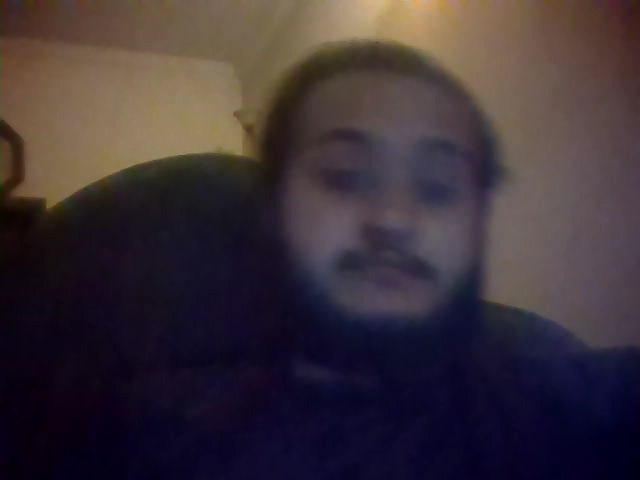
#> input picture FZKmwbkp.png, 640 x 480 px
$ python -i eyeTracker.py   (imports and definitions only)
#> lines starting #> are read from the running program, lines starting #| are printed output that depends on the picture
### et.py
import cv2

class ET:
    def __init__(self, faceCascadePath, eyeCascadePath):
        self.faceCascade = cv2.CascadeClassifier(faceCascadePath)
        self.eyeCascade = cv2.CascadeClassifier(eyeCascadePath)

    def track(self, image):
        faceRects = self.faceCascade.detectMultiScale(image,
        scaleFactor = 1.1, minNeighbors = 5,
        minSize = (30, 30),
        flags = cv2.CASCADE_SCALE_IMAGE)
        rects_f = []
        rects_e = []

        for (fX, fY, fW, fH) in faceRects:
            faceROI = image[fY:fY + fH, fX:fX + fW]
            rects_f.append((fX, fY, fX + fW, fY + fH))

            eyeRects = self.eyeCascade.detectMultiScale(faceROI,
            scaleFactor = 1.1, minNeighbors = 10,
            minSize = (20, 20),
            flags = cv2.CASCADE_SCALE_IMAGE)

            for (eX, eY, eW, eH) in eyeRects:
                rects_e.append(
                (fX + eX, fY + eY, fX + eX + eW, fY + eY + eH))

        return rects_f, rects_e

### eyeTracker.py
# USAGE
# python eyetracking.py --face cascades/haarcascade_frontalface_default.xml --eye cascades/haarcascade_eye.xml --video video/adrian_eyes.mov
# python eyetracking.py --face cascades/haarcascade_frontalface_default.xml --eye cascades/haarcascade_eye.xml

# import the necessary packages
from et import ET
import imutils
import cv2
#import numpy as np #need if converting input for OTSU
import json

#replace parameters with file location of recognition libraries if different
et = ET("cascades/haarcascade_frontalface_default.xml", "cascades/haarcascade_eye.xml") #recognition libraries
# camera = cv2.VideoCapture(0) #initializes camera

calibrated = False
position = ""


# direction = ""

#function that identifies eye and resizes frame to only one eye
def resizeFrame(new_name):
	# grab the current frame
#> called with new_name = 'FZKmwbkp.png'
	filename = new_name

	#	 	frame = cv2.imread('C://Users//ajeel//Desktop//Faces//FZKmwbkp.png')
	frame = cv2.imread(filename)
#> frame is the input picture: shape (480, 640, 3); mean B, G, R 55.8, 49.4, 60.3
	# resize the frame and convert it to grayscale
	frame = imutils.resize(frame, width = 300)
#> frame: shape (225, 300, 3)
	gray = cv2.cvtColor(frame, cv2.COLOR_BGR2GRAY)
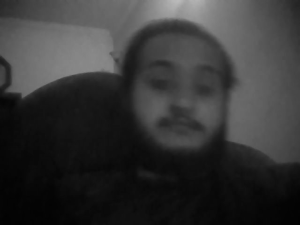
#> gray: shape (225, 300); min 2, max 186, mean 53.4

	# use tracking function to get the dimensions and locations of where to put the rectangles for eyes and face
	rects_f, rects_e = et.track(gray)
#> in track, `faceRects = self.faceCascade.detectMultiScale(image, scaleFactor = 1.1..`: faceRects = [[121, 40, 118, 118]]
#> the loop in track, `for (fX, fY, fW, fH) in faceRects:` made 1 pass
#> pass 1, in track, `faceROI = image[fY:fY + fH, fX:fX + fW]`:
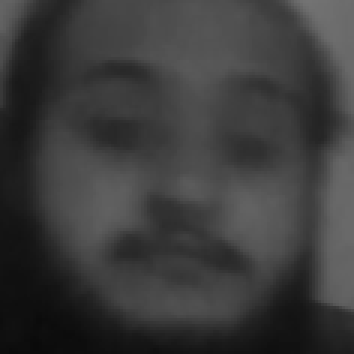
#> faceROI: shape (118, 118) (shown 3 times larger); min 10, max 115, mean 59.3
#> after the loop in track, `for (fX, fY, fW, fH) in faceRects:`: rects_e = []; rects_f = [(121, 40, 239, 158)]
#> rects_f = [(121, 40, 239, 158)]; rects_e = []


	# draw the face rectangles in the full sized camera view
	for r in rects_f:
		cv2.rectangle(frame, (r[0], r[1]), (r[2], r[3]), (0, 255, 0), 2)
#> this loop made 1 pass
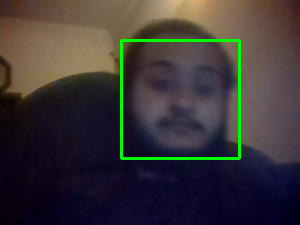
#> frame: shape (225, 300, 3); mean B, G, R 54.6, 53.6, 59
	#for r in rects_e:
		#cv2.rectangle(frame, (r[0], r[1]), (r[2], r[3]), (0, 255, 0), 2)
		#commented out drawing bounding box for eyes bc box showed up in frame when using rolling avg

	#makes a copy of the frame to manipulate and resize
	frameClone = frame.copy()

	eye1 = []
	#if it identifies and tracks eyes, collapse the box to only include the first eye
	# if there is an eye detected
	if len(rects_e) > 0:
		#try to use the second eye to avoid complications in switching eyes
		try:
			eye1 = rects_e[1]
		#if only one eye detected, rects_e[1] --> error --> use the first eye detected
		except:
			eye1 = rects_e[0]
		#toggle commenting out line below to bring back/take out rolling average
		eye1 = rolling_average(eye1, "eye") #rolling average makes the box smoother but runs into issues when "eye1" switches between right and left
		# if the height and width of the first eye is greater than 0 (aka exists)
		if eye1[3] > 0 and eye1[2] > 0:
			#resize frame to just the dimensions of eye tracking box
			#adding and subtracting percentage of frame reduce the frame to include as little area around the eye as possible
			ypercent = int((eye1[3] - eye1[1]) * .30)
			xpercent = int((eye1[2] - eye1[0]) * .17)
			frameClone = frameClone[eye1[1]+ypercent:eye1[3]-ypercent, eye1[0]+xpercent:eye1[2]-xpercent]

			width = int(frameClone.shape[1] * 2)
			height = int(frameClone.shape[0] * 2)
			dim = (width, height)
			# resize image
			frameClone = cv2.resize(frameClone, dim, interpolation=cv2.INTER_AREA)

	#otherwise show the whole face
	else:
		frameClone = []

	#continuously show entire frame in separate window
	# cv2.imshow("Whole camera", frame)
	#returns the frame cropped to only one eye

	return frameClone, eye1 #returns resized frame


recentsEye = []
recentsPupil = []
#takes in a list of integers (x, y, width, and height) and computes a rolling average for the previous 5 frames
# [90 lines left out: functions rolling_average, calculatePosition, not called in this run]


# indentifies and tracks pupil
def findPupil(new_name):
    # pupilDims="ajeel"
	#function that resizes frame from original to just one eye
	pupilDims=[0,0,0,0]
	eyeFrame, rect_e = resizeFrame(new_name)


	#maybe use value as a percentage of the highest so it adjusts for high and low light conditions
	#if an eye is detected, try to find the pupil
	if len(eyeFrame) > 0:
		#converts eye frame to grayscale and applies Gaussian blur to reduce noise
		gray_eye = cv2.cvtColor(eyeFrame, cv2.COLOR_BGR2GRAY)
		gray_eye = cv2.GaussianBlur(gray_eye, (15,15), 0) #(7,7) #(9,9) #(11,11)

		#gray_eye = cv2.Canny(gray_eye, 30, 150) #get rid of if not using OTSU

		rows, cols, _ = eyeFrame.shape

		#only identifies darkest parts of frame (trying to find pupil)
		#threshold = cv2.adaptiveThreshold(gray_eye, 255, cv2.ADAPTIVE_THRESH_GAUSSIAN_C, cv2.THRESH_BINARY_INV, 3, 2)  #good w blur (11, 11) or (9,9)
		#threshold = cv2.adaptiveThreshold(gray_eye, 255, cv2.ADAPTIVE_THRESH_GAUSSIAN_C, cv2.THRESH_BINARY_INV, 5, 1) #good w blur (13, 13)
		threshold = cv2.adaptiveThreshold(gray_eye, 255, cv2.ADAPTIVE_THRESH_GAUSSIAN_C, cv2.THRESH_BINARY_INV, 5, 2) #clear pupil but eyelid, blur (7,7), super noisy but good pupil blob w blur (15,15)
		#threshold = cv2.adaptiveThreshold(gray_eye, 255, cv2.ADAPTIVE_THRESH_GAUSSIAN_C, cv2.THRESH_BINARY_INV, 5, 3) # good, blur (11,11)
		#threshold = cv2.adaptiveThreshold(gray_eye,255,cv2.ADAPTIVE_THRESH_GAUSSIAN_C,cv2.THRESH_BINARY_INV,3,1) #higher threshhold, counts eyelid instead of pupil
		#threshold = cv2.threshold(gray_eye, 0, 255, cv2.THRESH_BINARY + cv2.THRESH_OTSU) #doesn't work w current gray_eye input type

		#finds the contours of the threshold
		contours, _ = cv2.findContours(threshold, cv2.RETR_TREE, cv2.CHAIN_APPROX_SIMPLE)

		#sorts the contours by area with largest area first
		contours = sorted(contours, key=lambda x: cv2.contourArea(x), reverse = True)

		'''
		#this code commented out determined the pupil from the contours based on the one closest to the ratio of width/height = 1
		#Which would mean a square-like shape (or circle-like shape)
		#but the contours didn't group well enough for it to work
		#get the dimensions for each contour and put them into cntDimensions[]
		cntDimensions = []
		for cnt in contours:
			#epsilon = 0.1 * cv2.arcLength(cnt, True)
			#approx = cv2.approxPolyDP(cnt, epsilon, True)
			x, y, w, h = cv2.boundingRect(cnt)
			cntDimensions.append([x,y,w,h])

			#only takes the contours w the top 3 biggest areas
			if len(cntDimensions) == 3:
				break

		#have to put in a try/except bc will give error (at ratios.index(min(ratios))) if no contours to make ratios with
		try:
			#get the ratios of width/height for each contour and add how far it is from 1 to ratios[]
			ratios = []
			for dim in cntDimensions:
				#ratio = width of contour bounding box/height of contour bounding box
				ratio = dim[2]/dim[3]
				#how far it is from 1 (pupil is circle so it should be height = width --> ratio of 1)
				ratios.append(abs(1 - ratio))

			pupilCntIndex = ratios.index(min(ratios)) #the index of the contour closest to a ratio of 1 for height vs width

			#draws the contours on the original color eye
			#cv2.drawContours(eyeFrame, [cnt], -1, (0, 0, 255), 1)
			#x and y coordinates of top right corner of bounding box, width and height of bounding box
			(x, y, w, h) = cv2.boundingRect(cnt)

			#draws rectangle + horizontal line and vertical line down center of rectangle
			cv2.rectangle(eyeFrame, (x, y), (x + w, y + h), (255, 255, 0), 1)
			cv2.line(eyeFrame, (x + int(w / 2), 0), (x + int(w / 2), rows), (0, 255, 0), 1)
			cv2.line(eyeFrame, (0, y + int(h / 2)), (cols, y + int(h / 2)), (0, 255, 0), 1)
		except:
			continue


		'''
		#different method for determining pupil from contours:  the "pupil" is determined by largest area
		for cnt in contours:
			#draws the contours on the original color eye
			#cv2.drawContours(eyeFrame, [cnt], -1, (0, 0, 255), 1)
			#x and y coordinates of top right corner of bounding box, width and height of bounding box
			(x, y, w, h) = cv2.boundingRect(cnt)

			#computes the rolling avg for the previous 2 frames for the pupil bounding box dimensions
			#must be compatible with the rolling_average method + code below these 3 lines (which is why it seems repetitive)
			pupilDims = [x,y,w,h]
			pupilDims = rolling_average(pupilDims, "pupil")
			x,y,w,h = pupilDims[0], pupilDims[1], pupilDims[2], pupilDims[3]

			cv2.rectangle(eyeFrame, (x,y), (x + w, y + h), (255, 255, 0), 1)
			cv2.line(eyeFrame, (x + int(w/2), 0), (x + int(w/2), rows), (0, 255, 0), 1)
			cv2.line(eyeFrame, (0, y + int(h/2)), (cols, y + int(h/2)), (0, 255, 0), 1)

			# [8 lines of commented-out code are left out]
		cv2.waitKey(1)


	position = "default position"
	if calibrated == True:
		try:
			# global position
			position = calculatePosition(rect_e, pupilDims)
			print("position variable in findPupil() is ")
			print(position)
		# it comes in here, I dont want it here
		except: #will give error if no eyes detected (bc no pupilDims to pass in --> pass if no eyes detected)
			print("no eyes")
	print("these are pupilDims")
	print(pupilDims)
	print("this is pos")
	print(position)
	dictPupil = {
		"pupilPosition":position,
		"pupilDimension":pupilDims
	}
	return dictPupil


# calibrate() adjusts the eye's center reference point to where the pupil is when user looking at the center of the screen
# need to make it dynamic adjusting for position of light source so user can move positions without issue
adjustedCenter = []
# [42 lines left out: functions calibrate, eyeTrack, not called in this run]

	# [25 lines of commented-out code are left out]

>>> result = findPupil('FZKmwbkp.png')
